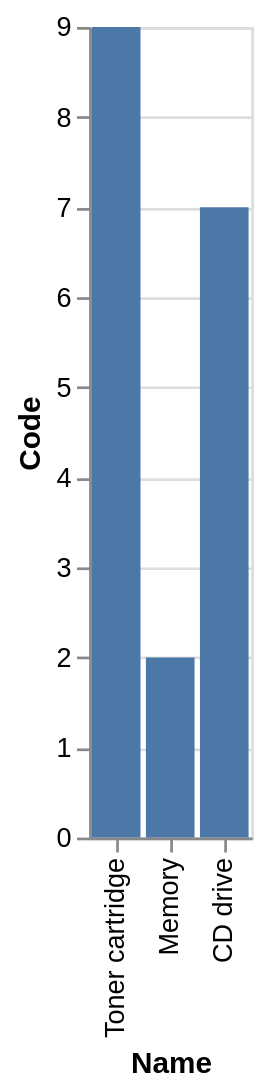

Describe this chart as a Vega-Lite specification.
### Vega-Lite specification from a JSON file in a GitHub repository (floating-point values rounded to 4 significant figures)
{"data": {"values": [{"x_data": "Toner cartridge", "y_data": 9}, {"x_data": "Memory", "y_data": 2}, {"x_data": "CD drive", "y_data": 7}]}, "mark": "bar", "encoding": {"x": {"field": "x_data", "type": "nominal", "title": "Name", "sort": "descending"}, "y": {"field": "y_data", "type": "quantitative", "title": "Code"}}}
